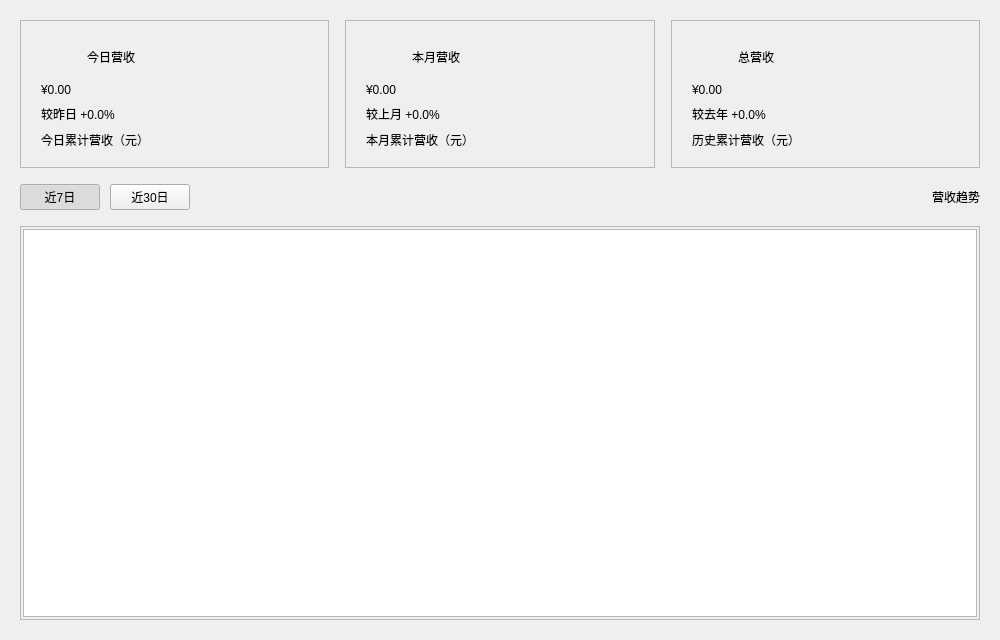
<?xml version="1.0" encoding="UTF-8"?>
<ui version="4.0">
 <class>DashboardWidget</class>
 <widget class="QWidget" name="DashboardWidget">
  <property name="geometry">
   <rect>
    <x>0</x>
    <y>0</y>
    <width>1000</width>
    <height>640</height>
   </rect>
  </property>
  <layout class="QVBoxLayout" name="mainLayout">
   <property name="spacing">
    <number>16</number>
   </property>
   <property name="leftMargin">
    <number>20</number>
   </property>
   <property name="topMargin">
    <number>20</number>
   </property>
   <property name="rightMargin">
    <number>20</number>
   </property>
   <property name="bottomMargin">
    <number>20</number>
   </property>
   <!-- ===== 顶部三个核心指标卡片 ===== -->
   <item>
    <layout class="QHBoxLayout" name="cardLayout">
     <property name="spacing">
      <number>16</number>
     </property>
     <item>
      <widget class="QFrame" name="cardToday">
       <property name="minimumSize">
        <size>
         <width>0</width>
         <height>120</height>
        </size>
       </property>
       <property name="frameShape">
        <enum>QFrame::StyledPanel</enum>
       </property>
       <layout class="QVBoxLayout" name="cardTodayLayout">
        <property name="spacing">
         <number>8</number>
        </property>
        <property name="leftMargin">
         <number>20</number>
        </property>
        <property name="topMargin">
         <number>18</number>
        </property>
        <property name="rightMargin">
         <number>20</number>
        </property>
        <property name="bottomMargin">
         <number>18</number>
        </property>
        <item>
         <layout class="QHBoxLayout" name="todayTopRow">
          <property name="spacing">
           <number>10</number>
          </property>
          <item>
           <widget class="QLabel" name="iconToday">
            <property name="minimumSize">
             <size>
              <width>36</width>
              <height>36</height>
             </size>
            </property>
            <property name="maximumSize">
             <size>
              <width>36</width>
              <height>36</height>
             </size>
            </property>
            <property name="alignment">
             <set>Qt::AlignCenter</set>
            </property>
           </widget>
          </item>
          <item>
           <widget class="QLabel" name="labelTitleToday">
            <property name="text">
             <string>今日营收</string>
            </property>
           </widget>
          </item>
          <item>
           <spacer name="todayTopSpacer">
            <property name="orientation">
             <enum>Qt::Horizontal</enum>
            </property>
            <property name="sizeHint" stdset="0">
             <size>
              <width>40</width>
              <height>20</height>
             </size>
            </property>
           </spacer>
          </item>
         </layout>
        </item>
        <item>
         <widget class="QLabel" name="labelValueToday">
          <property name="text">
           <string>¥0.00</string>
          </property>
         </widget>
        </item>
        <item>
         <widget class="QLabel" name="labelTrendToday">
          <property name="text">
           <string>较昨日 +0.0%</string>
          </property>
         </widget>
        </item>
        <item>
         <widget class="QLabel" name="labelSubToday">
          <property name="text">
           <string>今日累计营收（元）</string>
          </property>
         </widget>
        </item>
       </layout>
      </widget>
     </item>
     <item>
      <widget class="QFrame" name="cardMonth">
       <property name="minimumSize">
        <size>
         <width>0</width>
         <height>120</height>
        </size>
       </property>
       <property name="frameShape">
        <enum>QFrame::StyledPanel</enum>
       </property>
       <layout class="QVBoxLayout" name="cardMonthLayout">
        <property name="spacing">
         <number>8</number>
        </property>
        <property name="leftMargin">
         <number>20</number>
        </property>
        <property name="topMargin">
         <number>18</number>
        </property>
        <property name="rightMargin">
         <number>20</number>
        </property>
        <property name="bottomMargin">
         <number>18</number>
        </property>
        <item>
         <layout class="QHBoxLayout" name="monthTopRow">
          <property name="spacing">
           <number>10</number>
          </property>
          <item>
           <widget class="QLabel" name="iconMonth">
            <property name="minimumSize">
             <size>
              <width>36</width>
              <height>36</height>
             </size>
            </property>
            <property name="maximumSize">
             <size>
              <width>36</width>
              <height>36</height>
             </size>
            </property>
            <property name="alignment">
             <set>Qt::AlignCenter</set>
            </property>
           </widget>
          </item>
          <item>
           <widget class="QLabel" name="labelTitleMonth">
            <property name="text">
             <string>本月营收</string>
            </property>
           </widget>
          </item>
          <item>
           <spacer name="monthTopSpacer">
            <property name="orientation">
             <enum>Qt::Horizontal</enum>
            </property>
            <property name="sizeHint" stdset="0">
             <size>
              <width>40</width>
              <height>20</height>
             </size>
            </property>
           </spacer>
          </item>
         </layout>
        </item>
        <item>
         <widget class="QLabel" name="labelValueMonth">
          <property name="text">
           <string>¥0.00</string>
          </property>
         </widget>
        </item>
        <item>
         <widget class="QLabel" name="labelTrendMonth">
          <property name="text">
           <string>较上月 +0.0%</string>
          </property>
         </widget>
        </item>
        <item>
         <widget class="QLabel" name="labelSubMonth">
          <property name="text">
           <string>本月累计营收（元）</string>
          </property>
         </widget>
        </item>
       </layout>
      </widget>
     </item>
     <item>
      <widget class="QFrame" name="cardTotal">
       <property name="minimumSize">
        <size>
         <width>0</width>
         <height>120</height>
        </size>
       </property>
       <property name="frameShape">
        <enum>QFrame::StyledPanel</enum>
       </property>
       <layout class="QVBoxLayout" name="cardTotalLayout">
        <property name="spacing">
         <number>8</number>
        </property>
        <property name="leftMargin">
         <number>20</number>
        </property>
        <property name="topMargin">
         <number>18</number>
        </property>
        <property name="rightMargin">
         <number>20</number>
        </property>
        <property name="bottomMargin">
         <number>18</number>
        </property>
        <item>
         <layout class="QHBoxLayout" name="totalTopRow">
          <property name="spacing">
           <number>10</number>
          </property>
          <item>
           <widget class="QLabel" name="iconTotal">
            <property name="minimumSize">
             <size>
              <width>36</width>
              <height>36</height>
             </size>
            </property>
            <property name="maximumSize">
             <size>
              <width>36</width>
              <height>36</height>
             </size>
            </property>
            <property name="alignment">
             <set>Qt::AlignCenter</set>
            </property>
           </widget>
          </item>
          <item>
           <widget class="QLabel" name="labelTitleTotal">
            <property name="text">
             <string>总营收</string>
            </property>
           </widget>
          </item>
          <item>
           <spacer name="totalTopSpacer">
            <property name="orientation">
             <enum>Qt::Horizontal</enum>
            </property>
            <property name="sizeHint" stdset="0">
             <size>
              <width>40</width>
              <height>20</height>
             </size>
            </property>
           </spacer>
          </item>
         </layout>
        </item>
        <item>
         <widget class="QLabel" name="labelValueTotal">
          <property name="text">
           <string>¥0.00</string>
          </property>
         </widget>
        </item>
        <item>
         <widget class="QLabel" name="labelTrendTotal">
          <property name="text">
           <string>较去年 +0.0%</string>
          </property>
         </widget>
        </item>
        <item>
         <widget class="QLabel" name="labelSubTotal">
          <property name="text">
           <string>历史累计营收（元）</string>
          </property>
         </widget>
        </item>
       </layout>
      </widget>
     </item>
    </layout>
   </item>
   <!-- ===== 趋势切换按钮区 ===== -->
   <item>
    <layout class="QHBoxLayout" name="rangeLayout">
     <property name="spacing">
      <number>10</number>
     </property>
     <item>
      <widget class="QPushButton" name="btn7Days">
       <property name="text">
        <string>近7日</string>
       </property>
       <property name="checkable">
        <bool>true</bool>
       </property>
       <property name="checked">
        <bool>true</bool>
       </property>
       <property name="autoExclusive">
        <bool>true</bool>
       </property>
      </widget>
     </item>
     <item>
      <widget class="QPushButton" name="btn30Days">
       <property name="text">
        <string>近30日</string>
       </property>
       <property name="checkable">
        <bool>true</bool>
       </property>
       <property name="autoExclusive">
        <bool>true</bool>
       </property>
      </widget>
     </item>
     <item>
      <spacer name="rangeSpacer">
       <property name="orientation">
        <enum>Qt::Horizontal</enum>
       </property>
       <property name="sizeHint" stdset="0">
        <size>
         <width>40</width>
         <height>20</height>
        </size>
       </property>
      </spacer>
     </item>
     <item>
      <widget class="QLabel" name="trendTitle">
       <property name="text">
        <string>营收趋势</string>
       </property>
      </widget>
     </item>
    </layout>
   </item>
   <!-- ===== 营收趋势折线图 ===== -->
   <item>
    <widget class="QFrame" name="chartFrame">
     <property name="frameShape">
      <enum>QFrame::StyledPanel</enum>
     </property>
     <layout class="QVBoxLayout" name="chartFrameLayout">
      <property name="leftMargin">
       <number>2</number>
      </property>
      <property name="topMargin">
       <number>2</number>
      </property>
      <property name="rightMargin">
       <number>2</number>
      </property>
      <property name="bottomMargin">
       <number>2</number>
      </property>
      <item>
       <widget class="QChartView" name="chartView"/>
      </item>
     </layout>
    </widget>
   </item>
  </layout>
 </widget>
 <customwidgets>
  <customwidget>
   <class>QChartView</class>
   <extends>QGraphicsView</extends>
   <header>QtCharts/QChartView</header>
  </customwidget>
 </customwidgets>
 <resources/>
 <connections/>
</ui>
